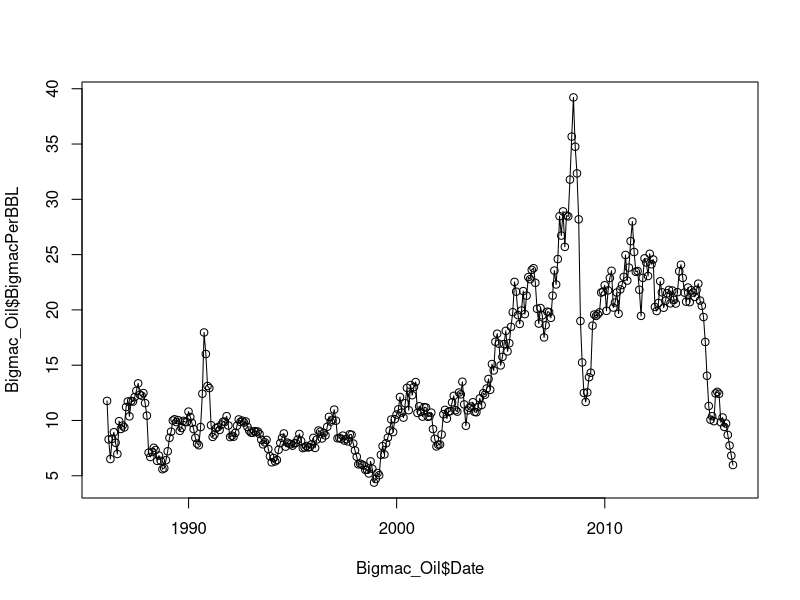
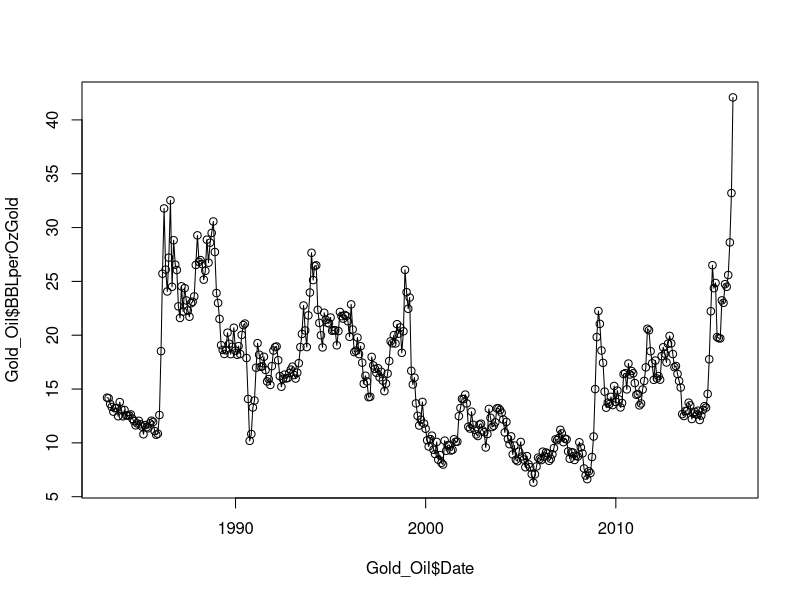

Write R code to recreate these figures, in order.
setwd("C:/Users/Phili/Downloads/Udacity - Data Visualization Project/Data")
library(zoo)
library(plyr)

############ Initial Plot Data ###############

#Load Oil Prices
Monthly_Oil_Price <- read.csv("CHRIS-CME_CL1.csv")

#Fix Oil Price Date
Monthly_Oil_Price$Date <- as.Date(Monthly_Oil_Price$Date)

#generate data for initial plotting
Plot_Oil <- data.frame(Date = Monthly_Oil_Price$Date, Price = Monthly_Oil_Price$Settle)
#export csv for initial plot
write.csv(Plot_Oil,"Initial_Plot_Oil.csv",row.names = FALSE)


#Load Consumer Prices Index (CPI)
Bigmac_Price <- read.csv("BigMacPrice.csv")


#Load Gold Prices
Monthly_Gold_Price <- read.csv("CHRIS-CME_GC1.csv")
#Fix Gold Prices Date
Monthly_Gold_Price$Date <- as.Date(Monthly_Gold_Price$Date)

Plot_Gold <- data.frame(Date = Monthly_Gold_Price$Date, Price = Monthly_Gold_Price$Settle)
#export csv for initial plot
write.csv(Plot_Gold,"Initial_Plot_Gold.csv",row.names = FALSE)

############## Processing The Data for Final Plot ###########

#Convert The Year of Bigmac Data to Integer (for subsetting)
Bigmac_Price$Year <- as.integer(Bigmac_Price$Year)

#Convert The Year of Oil Data to Integer (for subsetting)
year_oil <- as.integer(format(as.yearmon(Plot_Oil$Date, "%Y"), "%Y"))
#Combine the Year Column Into Oil Plot DF
Plot_Oil <- cbind(Plot_Oil, year_oil)
names(Plot_Oil)[3] <- "Year"
names(Plot_Oil)[2] <- "OilPrice"

#Subset for the year that we have the bigmac price data
Subsetted_Plot_Oil <- subset(Plot_Oil, Plot_Oil$Year >= min(Bigmac_Price$Year))
#Join Method
Bigmac_perBBL <- join(Subsetted_Plot_Oil, Bigmac_Price, by="Year")
Bigmac_perBBL$Bigmac_BBL <- Bigmac_perBBL$OilPrice/Bigmac_perBBL$BigMacPrice 
Bigmac_Oil <- data.frame(Date = Bigmac_perBBL$Date, BigmacPerBBL = Bigmac_perBBL$Bigmac_BBL)

#Subset where we have the gold data
Plot_Gold_Oil_Data <- subset(Plot_Gold, Plot_Gold$Date >= min(Plot_Oil$Date) & Plot_Gold$Date <= max(Plot_Oil$Date))
names(Plot_Gold_Oil_Data)[2] <- "GoldPrice"
Plot_Gold_Oil_Data <- cbind(Plot_Gold_Oil_Data, Plot_Oil$OilPrice)
names(Plot_Gold_Oil_Data)[3] <- "OilPrice"

Plot_Gold_Oil_Data$OzGold_PerBBL <- Plot_Gold_Oil_Data$GoldPrice/Plot_Gold_Oil_Data$OilPrice
Gold_Oil <- data.frame(Date=Plot_Gold_Oil_Data$Date, BBLperOzGold = Plot_Gold_Oil_Data$OzGold_PerBBL)

write.csv(Bigmac_Oil, "Bigmac_Oil_Data.csv", row.names=FALSE)

write.csv(Gold_Oil, "Gold_Oil_Data.csv", row.names=FALSE)

############################ Plot Sketching ###################################

#Plot Sketching for BigMac
plot(Bigmac_Oil$Date, Bigmac_Oil$BigmacPerBBL)
lines(Bigmac_Oil$Date, Bigmac_Oil$BigmacPerBBL)

#Plot Sketching for Gold
plot(Gold_Oil$Date, Gold_Oil$BBLperOzGold)
lines(Gold_Oil$Date, Gold_Oil$BBLperOzGold)

